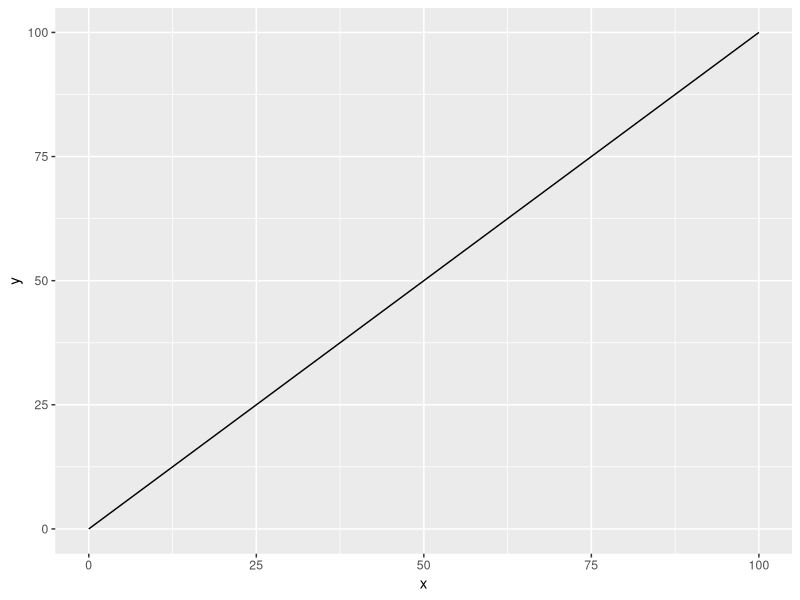
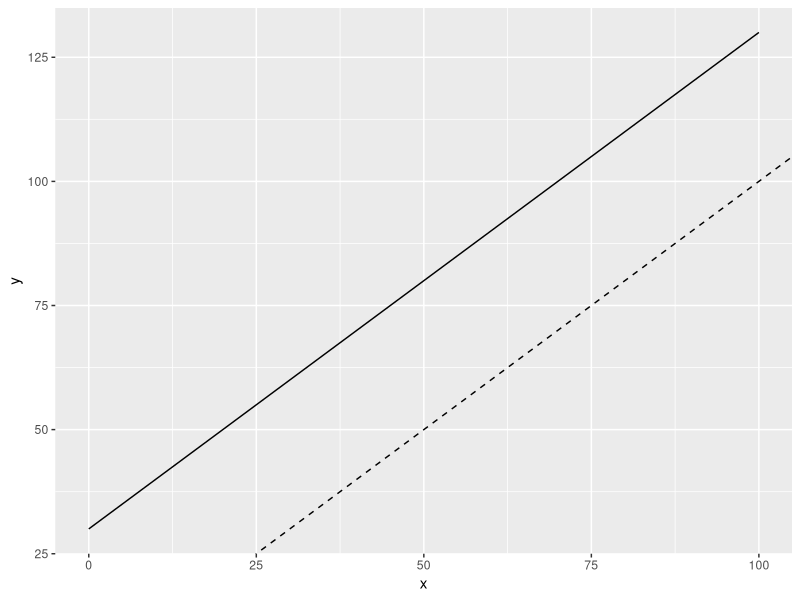
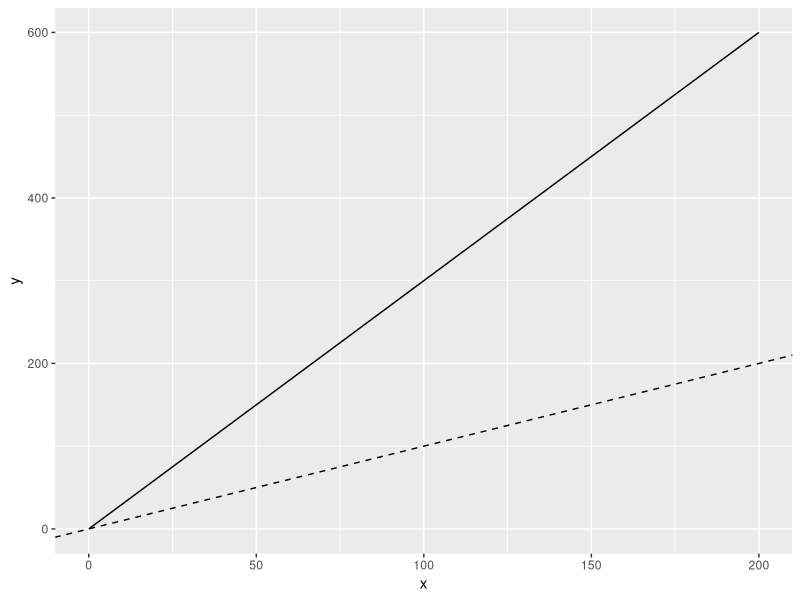
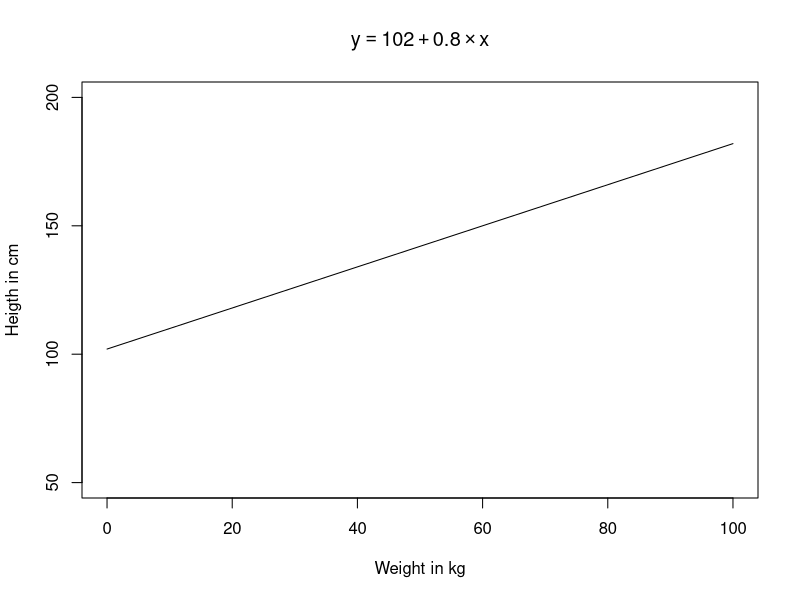
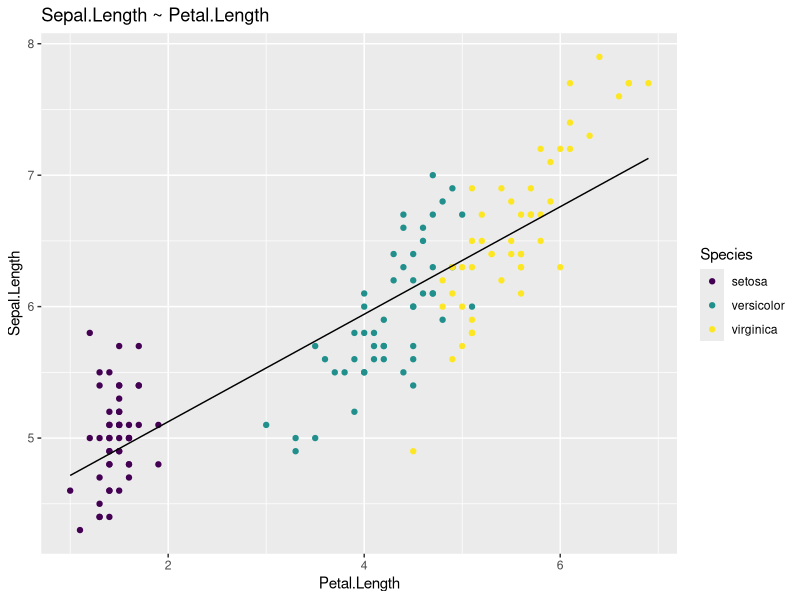
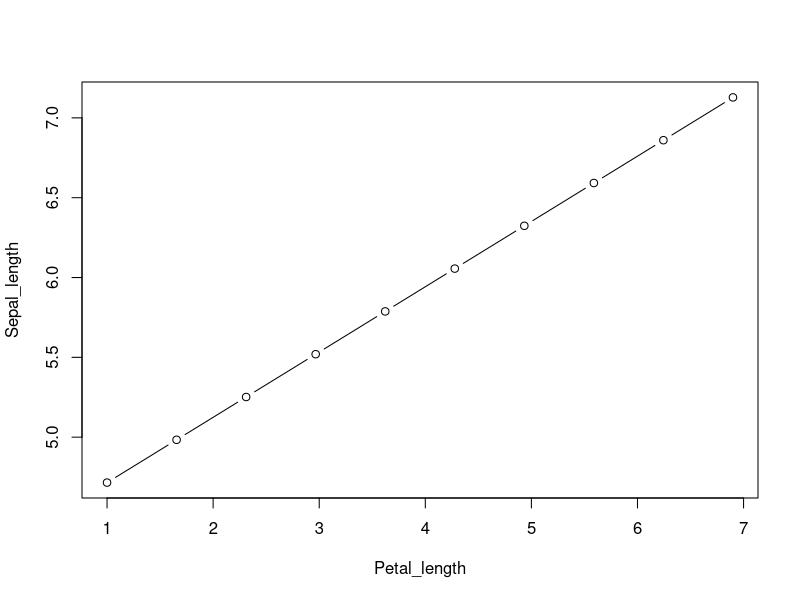

Reproduce these figures in R, in order.
## ---- chunk 1
knitr::opts_chunk$set(echo = TRUE)
## ---- chunk 2
library(tidyverse)
library(broom)
library(modelr)
library(viridis)
## ---- chunk 3
x <- 0:100
y <- x
## ---- chunk 4
tibble(x, y) %>% 
  ggplot() +
  geom_line(aes(x, y))
## ---- chunk 5
x <- 0:100 
a <- 30
y <- a + x
## ---- chunk 6
tibble(x, y) %>% 
  ggplot() +
  geom_line(aes(x, y)) +
  geom_abline(slope = 1, intercept = 0, linetype = "dashed")
## ---- chunk 7
x <- 0:200
b <- 3
y <- b * x
## ---- chunk 8
tibble(x, y) %>% 
  ggplot() +
  geom_line(aes(x, y)) +
  geom_abline(intercept = 0, slope = 1, linetype = "dashed")
## ---- chunk 9
a <- 102
b <- 0.8
x <-  0:100 
y <-  a + b * x
## ---- chunk 10
plot(y ~ x, xlab = "Weight in kg", ylab = "Heigth in cm", ylim = c(50, 200), type = "l", main = bquote(y == 102 + 0.8 %*% x))
## ---- chunk 11
# Fit a linear model and name the model object as m
m <- lm(Sepal.Length ~ Petal.Length, data = iris)
## ---- chunk 12
# Make a scatter plot, colored by the var called "Species"
# Draw the fitted regression line from m
augment(m, iris) %>% 
  ggplot(aes(Petal.Length, Sepal.Length, color = Species)) +
  geom_point() +
  geom_line(aes(y = .fitted), color = 1) +
  labs(title = "Sepal.Length ~ Petal.Length") +
  scale_color_viridis(discrete = TRUE)
## ---- chunk 13
coef(m)
## ---- chunk 14
## Genereerime uued andmed Petal.Length vahemikus
Petal_length <- seq(min(iris$Petal.Length), 
                    max(iris$Petal.Length), 
                    length.out = 10)
## Võtame mudeli koefitsendid
a <- coef(m)[1]
b <- coef(m)[2]
## Kasutades mudeli koefitsente genereerime Sepal_length väärtused
Sepal_length <-  a + b * Petal_length
## ---- chunk 15
plot(Sepal_length ~ Petal_length, type = "b")
